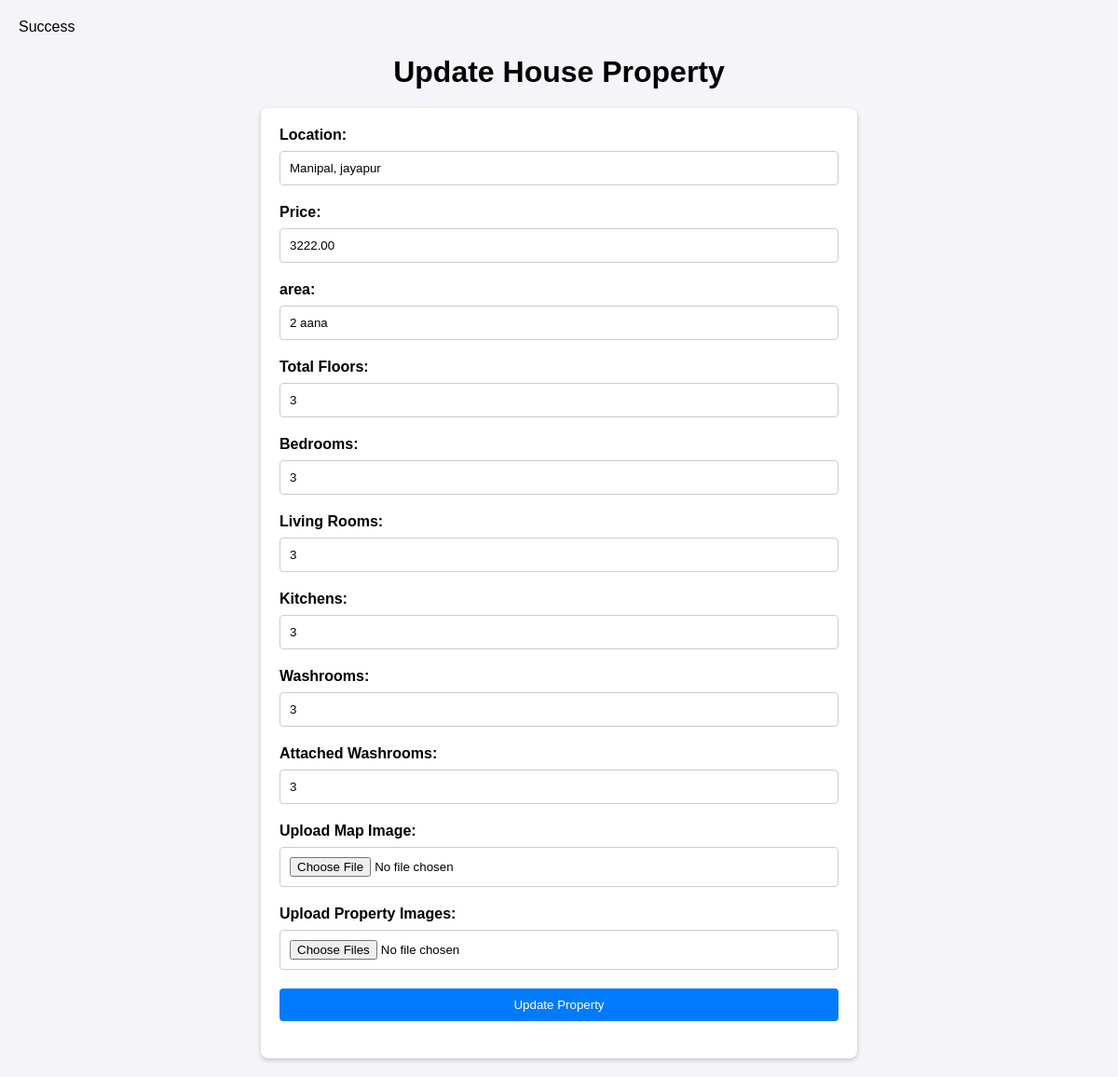
The page /update_house.php?id=1 on the database its author committed.
### tables this page shows
CREATE TABLE `houseproperties` (
  `id` int(11) NOT NULL,
  `user_id` int(11) NOT NULL,
  `floors` varchar(255) DEFAULT NULL,
  `bedrooms` varchar(255) DEFAULT NULL,
  `living_rooms` varchar(255) DEFAULT NULL,
  `area` varchar(255) NOT NULL,
  `kitchens` varchar(255) DEFAULT NULL,
  `washrooms` varchar(255) DEFAULT NULL,
  `attached_washrooms` varchar(255) DEFAULT NULL,
  `location` varchar(255) NOT NULL,
  `price` decimal(10,2) NOT NULL,
  `map_image` varchar(255) NOT NULL,
  `property_images` text NOT NULL,
  `created_at` timestamp NOT NULL DEFAULT current_timestamp(),
  `updated_at` timestamp NOT NULL DEFAULT current_timestamp() ON UPDATE current_timestamp(),
  `status` varchar(20) DEFAULT 'pending',
  `is_featured` tinyint(1) DEFAULT 0
);

### update_house.php (the view, shortened to what this page needs)
<?php
include 'db.php';
if (isset($_GET['id'])) {
    $property_id = $_GET['id'];
    $sql = "SELECT * FROM houseproperties WHERE id = :id";
    $stmt = $conn->prepare($sql);
    $stmt->bindValue(':id', $property_id, PDO::PARAM_INT);
    $stmt->execute();
    $property = $stmt->fetch(PDO::FETCH_ASSOC);
}
?>
<!DOCTYPE html>
<html lang="en">
<head>
</head>
<body>
    <h1>Update House Property</h1>
    <form action="" method="POST" enctype="multipart/form-data">
        <label for="location">Location:</label>
        <input type="text" id="location" name="location" value="<?php echo htmlspecialchars($property['location']); ?>" required>
        <label for="price">Price:</label>
        <input type="text" id="price" name="price" value="<?php echo htmlspecialchars($property['price']); ?>" required>
        <label for="area">area:</label>
        <input type="text" id="area" name="area" value="<?php echo htmlspecialchars($property['area']); ?>" required>
        <label for="floors">Total Floors:</label>
        <input type="text" id="floors" name="floors" value="<?php echo htmlspecialchars($property['floors']); ?>" required>
        <label for="bedrooms">Bedrooms:</label>
        <input type="text" id="bedrooms" name="bedrooms" value="<?php echo htmlspecialchars($property['bedrooms']); ?>" required>
        <label for="living_rooms">Living Rooms:</label>
        <input type="text" id="living_rooms" name="living_rooms" value="<?php echo htmlspecialchars($property['living_rooms']); ?>" required>
        <label for="kitchens">Kitchens:</label>
        <input type="text" id="kitchens" name="kitchens" value="<?php echo htmlspecialchars($property['kitchens']); ?>" required>
        <label for="washrooms">Washrooms:</label>
        <input type="text" id="washrooms" name="washrooms" value="<?php echo htmlspecialchars($property['washrooms']); ?>" required>
        <label for="attached_washrooms">Attached Washrooms:</label>
        <input type="text" id="attached_washrooms" name="attached_washrooms" value="<?php echo htmlspecialchars($property['attached_washrooms']); ?>" required>
        <label for="map_image">Upload Map Image:</label>
        <input type="file" id="map_image" name="map_image" accept="image/*">
        <label for="property_images">Upload Property Images:</label>
        <input type="file" id="property_images" name="property_images[]" multiple accept="image/*">
        <button type="submit">Update Property</button>
    </form>
</body>
</html>

### update_house.php (style rules this page uses)
body { font-family: Arial, sans-serif; background-color: #f4f4f9; margin: 0; padding: 20px; }
h1 { text-align: center; margin-bottom: 20px; }
form { max-width: 600px; margin: 0 auto; background: #fff; padding: 20px; border-radius: 8px; box-shadow: 0 2px 5px rgba(0, 0, 0, 0.2); }
label { display: block; margin-bottom: 8px; font-weight: bold; }
input[type="text"], input[type="file"], button { width: 100%; padding: 10px; margin-bottom: 20px; border: 1px solid #ccc; border-radius: 4px; }
button { background-color: #007BFF; color: #fff; border: none; cursor: pointer; }

### rows shown on the page
houseproperties: location "Manipal, jayapur", price "3222.00", area "2 aana", floors "3", bedrooms "3", living_rooms "3", kitchens "3", washrooms "3", attached_washrooms "3"
